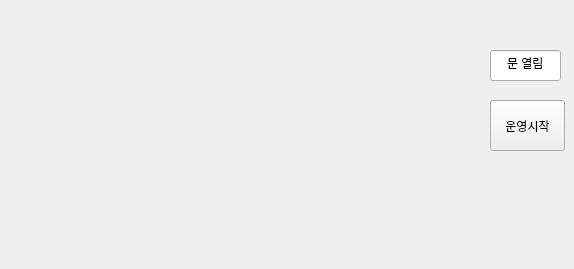
      <widget class="QWidget" name="DOOR_2">
       <widget class="QLabel" name="IMAGE_INIT_DOOR_2">
        <property name="geometry">
         <rect>
          <x>20</x>
          <y>10</y>
          <width>450</width>
          <height>250</height>
         </rect>
        </property>
        <property name="text">
         <string/>
        </property>
        <property name="pixmap">
         <pixmap resource="resource.qrc">:/build/image/error/pd1.png</pixmap>
        </property>
        <property name="scaledContents">
         <bool>true</bool>
        </property>
        <property name="alignment">
         <set>Qt::AlignCenter</set>
        </property>
       </widget>
       <widget class="QPushButton" name="BTN_INIT_DOOR_INIT_2">
        <property name="geometry">
         <rect>
          <x>490</x>
          <y>100</y>
          <width>75</width>
          <height>51</height>
         </rect>
        </property>
        <property name="text">
         <string>운영시작</string>
        </property>
       </widget>
       <widget class="QLineEdit" name="LE_DOOR_2">
        <property name="geometry">
         <rect>
          <x>490</x>
          <y>50</y>
          <width>71</width>
          <height>31</height>
         </rect>
        </property>
        <property name="text">
         <string>문 열림</string>
        </property>
        <property name="alignment">
         <set>Qt::AlignCenter</set>
        </property>
        <property name="readOnly">
         <bool>true</bool>
        </property>
       </widget>
      </widget>
